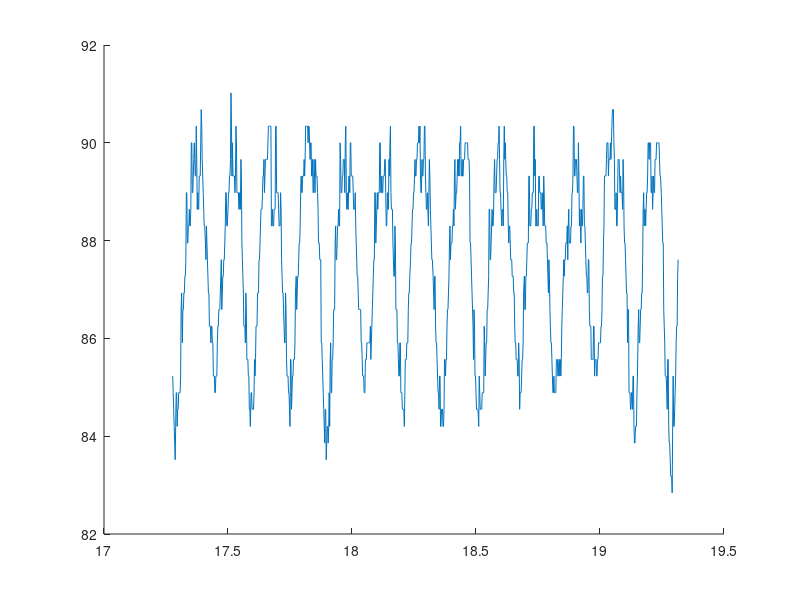

Write MATLAB code to recreate this figure.
clear
clc
close all

data = load("frequency3.txt");


hold on
plot(data(:,3)/1000,data(:,1))
%plot(data(:,1)/1000,data(:,7),'--')
%plot(data(:,1)/1000,data(:,5) + 40)
%axis([12 13 80 92]);

%period = .1314 s
%amplitude = 1.1 degrees 